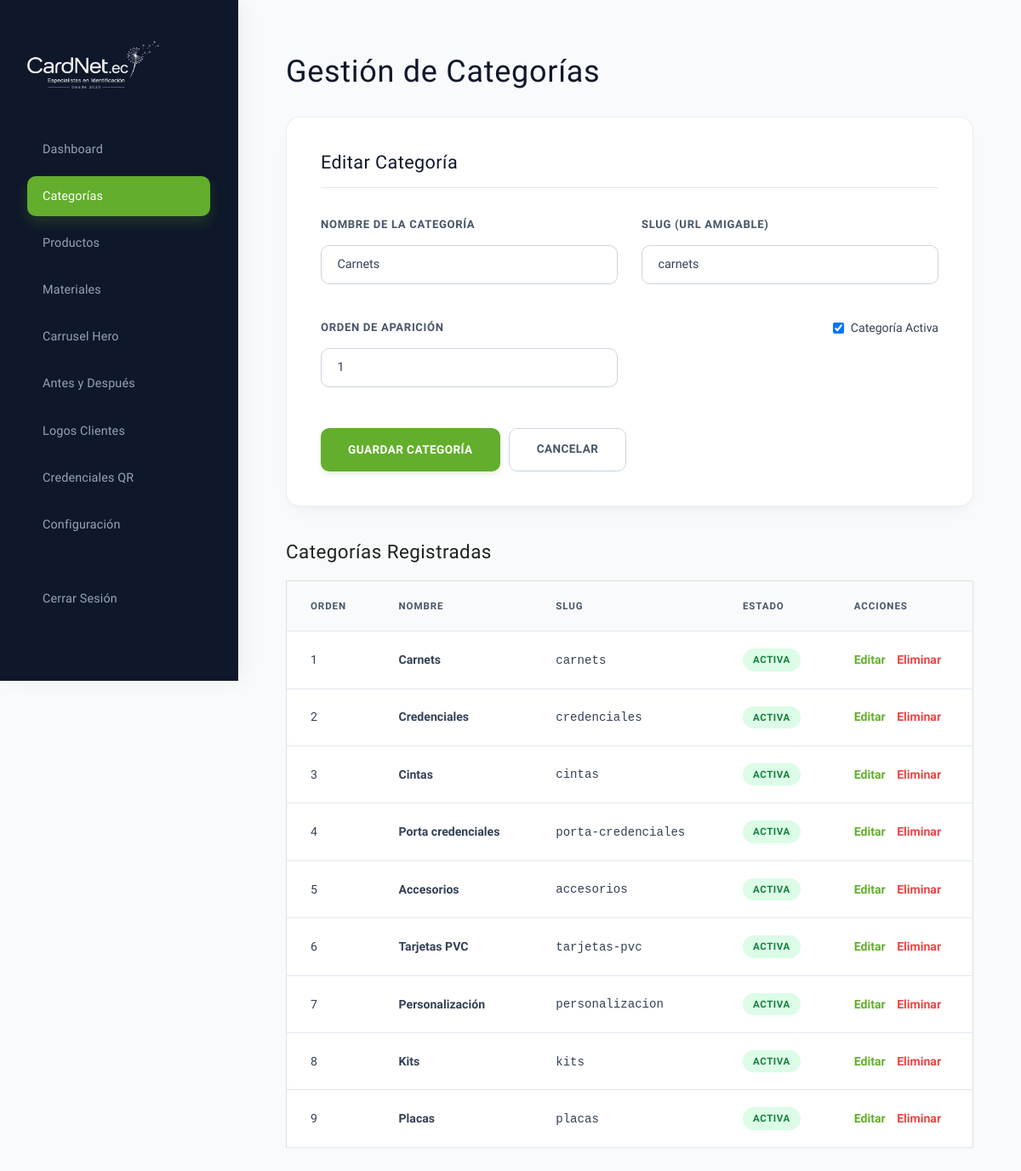
The page /admin/categorias.php?edit=1 (signed in) on the database its author committed.
### tables this page shows
CREATE TABLE IF NOT EXISTS `categorias` (
  `id` int(11) NOT NULL AUTO_INCREMENT,
  `name` varchar(100) NOT NULL,
  `slug` varchar(100) NOT NULL UNIQUE,
  `order_val` int(11) DEFAULT 0,
  `is_active` tinyint(1) DEFAULT 1,
  PRIMARY KEY (`id`)
);

### admin/categorias.php (the view, shortened to what this page needs)
<?php
require_once '../db.php';
$categorias = $pdo->query("SELECT * FROM categorias ORDER BY order_val ASC")->fetchAll();
$edit_cat = null;
if (isset($_GET['edit'])) {
    $edit_id = (int)$_GET['edit'];
    $stmt = $pdo->prepare("SELECT * FROM categorias WHERE id = ?");
    $stmt->execute([$edit_id]);
    $edit_cat = $stmt->fetch();
}
?>
<!DOCTYPE html>
<html lang="es">
<head>
    <link rel="stylesheet" href="../css/base.css?v=2.0">
    <link rel="stylesheet" href="../css/layout.css?v=2.0">
    <link rel="stylesheet" href="../css/components.css?v=2.0">
    <link rel="stylesheet" href="../css/admin.css?v=2.0">
</head>
<body>
    <div class="sidebar">
        <img src="../images/logo.png?v=2.0" alt="CardNet Logo" class="sidebar-logo">
        <nav class="nav-admin">
            <a href="index.php" class="nav-admin-link">Dashboard</a>
            <a href="categorias.php" class="nav-admin-link active">Categorías</a>
            <a href="productos.php" class="nav-admin-link">Productos</a>
            <a href="materiales.php" class="nav-admin-link">Materiales</a>
            <a href="carrusel.php" class="nav-admin-link">Carrusel Hero</a>
            <a href="antes-despues.php" class="nav-admin-link">Antes y Después</a>
            <a href="clientes.php" class="nav-admin-link">Logos Clientes</a>
            <a href="credenciales.php" class="nav-admin-link">Credenciales QR</a>
            <a href="configuracion.php" class="nav-admin-link">Configuración</a>
            <a href="logout.php" class="nav-admin-link" style="margin-top: 2rem; color: #FCA5A5;">Cerrar Sesión</a>
        </nav>
    </div>
    <div class="main-content">
        <h1 style="font-family: var(--font-heading); margin-bottom: 1.5rem; font-size: 2rem;">Gestión de Categorías</h1>
        <div class="form-container">
            <h2 style="font-family: var(--font-heading); margin-bottom: 1.5rem; font-size: 1.25rem;">
                <?php echo $edit_cat ? 'Editar Categoría' : 'Añadir Nueva Categoría'; ?>
            </h2>
            <form method="POST" action="categorias.php">
                <div class="grid-2">
                    <div class="form-group">
                        <label class="form-label" for="name">Nombre de la Categoría</label>
                        <input class="form-input" type="text" name="name" id="name" required value="<?php echo $edit_cat ? htmlspecialchars($edit_cat['name']) : ''; ?>">
                    </div>
                    <div class="form-group">
                        <label class="form-label" for="slug">Slug (URL amigable)</label>
                        <input class="form-input" type="text" name="slug" id="slug" value="<?php echo $edit_cat ? htmlspecialchars($edit_cat['slug']) : ''; ?>">
                    </div>
                </div>
                <div class="grid-2" style="margin-top: 1rem;">
                    <div class="form-group">
                        <label class="form-label" for="order_val">Orden de Aparición</label>
                        <input class="form-input" type="number" name="order_val" id="order_val" value="<?php echo $edit_cat ? (int)$edit_cat['order_val'] : '0'; ?>">
                    </div>
                    <div class="form-group" style="display: flex; align-items: flex-end; padding-bottom: 10px;">
                        <label style="display: flex; align-items: center; gap: 8px; font-size: 0.88rem; cursor: pointer;">
                            <input type="checkbox" name="is_active" <?php echo (!$edit_cat || $edit_cat['is_active']) ? 'checked' : ''; ?>> Categoría Activa
                        </label>
                    </div>
                </div>
                <div style="margin-top: 1.5rem; display: flex; gap: 10px;">
                    <button class="btn btn-primary" type="submit">Guardar Categoría</button>
                    <?php if ($edit_cat): ?>
                        <a href="categorias.php" class="btn btn-secondary">Cancelar</a>
                    <?php endif; ?>
                </div>
            </form>
        </div>
        <h2 style="font-family: var(--font-heading); margin-bottom: 1.25rem; font-size: 1.4rem;">Categorías Registradas</h2>
        <table>
            <thead>
                <tr>
                    <th>Orden</th>
                    <th>Nombre</th>
                    <th>Slug</th>
                    <th>Estado</th>
                    <th>Acciones</th>
                </tr>
            </thead>
            <tbody>
                <?php foreach ($categorias as $cat): ?>
                    <tr>
                        <td><?php echo (int)$cat['order_val']; ?></td>
                        <td><strong><?php echo htmlspecialchars($cat['name']); ?></strong></td>
                        <td><code><?php echo htmlspecialchars($cat['slug']); ?></code></td>
                        <td>
                            <span class="badge <?php echo $cat['is_active'] ? 'badge-success' : 'badge-danger'; ?>" style="font-size: 0.7rem; border-radius: 4px; padding: 2px 6px;">
                                <?php echo $cat['is_active'] ? 'Activa' : 'Inactiva'; ?>
                            </span>
                        </td>
                        <td>
                            <a href="categorias.php?edit=<?php echo $cat['id']; ?>" style="color: var(--primary); text-decoration: none; font-weight: bold; margin-right: 10px;">Editar</a>
                            <a href="categorias.php?delete=<?php echo $cat['id']; ?>" onclick="return confirm('¿Seguro que deseas eliminar esta categoría?')" style="color: #EF4444; text-decoration: none; font-weight: bold;">Eliminar</a>
                        </td>
                    </tr>
                <?php endforeach; ?>
            </tbody>
        </table>
    </div>
</body>
</html>

### css/base.css (style rules this page uses)
:root { --primary: #63AE2C; --primary-hover: #508E22; --primary-light: rgba(99, 174, 44, 0.05); --dark: #1E221C; --dark-alt: #2D3329; --light: #FCFDFB; --surface-light: #F2F5F0; --border: #DCE2D8; --accent-gold: #BAAF1A; --font-heading: 'Marcellus', serif; --font-body: 'Work Sans', system-ui, -apple-system, sans-serif; --text-main: #1E221C; --text-muted: #5C6558; --text-light: #FCFDFB; --space-xs: clamp(0.5rem, 1vw, 0.75rem); --space-sm: clamp(0.85rem, 1.8vw, 1.15rem); --space-md: clamp(1.5rem, 3.5vw, 2.25rem); --space-lg: clamp(2.5rem, 5vw, 4rem); --space-xl: clamp(4.5rem, 8vw, 6.5rem); --radius-sm: 2px; --radius-md: 4px; --radius-lg: 8px; --shadow-sm: 0 1px 2px rgba(30, 34, 28, 0.02); --shadow-md: 0 4px 10px rgba(30, 34, 28, 0.03); --shadow-lg: 0 10px 20px rgba(30, 34, 28, 0.04); --transition-smooth: all 0.35s cubic-bezier(0.215, 0.61, 0.355, 1); --transition-fast: all 0.15s ease-out; }
*, *::before, *::after { box-sizing: border-box; margin: 0; padding: 0; }
html { scroll-behavior: smooth; font-size: 16px; -webkit-text-size-adjust: 100%; }
body { background-color: var(--light); color: var(--text-main); font-family: var(--font-body); line-height: 1.6; overflow-x: hidden; }
a { color: inherit; text-decoration: none; transition: var(--transition-fast); font-family: var(--font-body); }
img, svg { display: block; max-width: 100%; height: auto; }
button, input, select, textarea { font-family: var(--font-body); font-size: inherit; color: inherit; background: none; border: none; }
button { cursor: pointer; }
h1, h2, h3, h4, h5, h6 { font-family: var(--font-heading); font-weight: 400; line-height: 1.1; color: var(--dark); letter-spacing: 0.02em; }
h1 { font-size: clamp(32px, 4.5vw, 54px); line-height: 1.15; }
h2 { font-size: clamp(24px, 3.2vw, 38px); line-height: 1.2; }

### css/layout.css (style rules this page uses)
.grid-2, .grid-3, .grid-4 { display: grid; grid-template-columns: 1fr; gap: var(--space-sm); }
@media (min-width: 768px) { .grid-2 { grid-template-columns: repeat(2, 1fr); gap: var(--space-md); } }

### css/components.css (style rules this page uses)
.btn { display: inline-flex; align-items: center; justify-content: center; padding: 0.8rem 1.75rem; border-radius: var(--radius-sm); font-family: var(--font-body); font-weight: 600; font-size: 0.85rem; transition: var(--transition-fast); border: 1px solid transparent; cursor: pointer; text-align: center; letter-spacing: 0.02em; text-transform: uppercase; }
.btn-primary { background-color: var(--primary); color: var(--light); }
.btn-secondary { background-color: transparent; color: var(--dark); border-color: var(--border); }
.form-group { margin-bottom: 1.25rem; }
.form-label { display: block; font-size: 0.75rem; font-weight: 500; margin-bottom: 0.35rem; color: var(--dark); text-transform: uppercase; letter-spacing: 0.05em; }
.form-input, .form-select, .form-textarea { width: 100%; padding: 10px 14px; background-color: var(--light); border: 1px solid var(--border); border-radius: var(--radius-sm); font-family: var(--font-body); font-size: 0.88rem; transition: var(--transition-fast); }

### admin/categorias.php (style rules this page uses)
body { font-family: 'Work Sans', sans-serif; background-color: var(--surface-light); margin: 0; display: flex; }
.sidebar { width: 250px; background-color: var(--dark-alt); color: white; min-height: 100vh; padding: 2rem 1.5rem; box-sizing: border-box; }
.sidebar-logo { max-width: 140px; margin-bottom: 2rem; filter: brightness(0) invert(1); }
.nav-admin { display: flex; flex-direction: column; gap: 10px; }
.nav-admin-link { color: rgba(255,255,255,0.7); text-decoration: none; padding: 10px 15px; border-radius: var(--radius-sm); font-size: 0.9rem; font-weight: 500; transition: var(--transition-fast); }
.nav-admin-link:hover, .nav-admin-link.active { color: white; background-color: var(--primary); }
.main-content { flex-grow: 1; padding: 3rem; box-sizing: border-box; }
.form-container { background-color: white; border: 1px solid var(--border); border-radius: var(--radius-md); padding: 2rem; margin-bottom: 2rem; }
table { width: 100%; border-collapse: collapse; text-align: left; background-color: white; border: 1px solid var(--border); border-radius: var(--radius-md); }
th, td { padding: 1rem; border-bottom: 1px solid var(--border); font-size: 0.88rem; }
th { background-color: var(--surface-light); }

### rows shown on the page
categorias: name "Carnets", slug "carnets", order_val "1", is_active "☑", shows "ACTIVA"
categorias: order_val "2", name "Credenciales", slug "credenciales", is_active "ACTIVA"
categorias: order_val "3", name "Cintas", slug "cintas", is_active "ACTIVA"
categorias: order_val "4", name "Porta credenciales", slug "porta-credenciales", is_active "ACTIVA"
categorias: order_val "5", name "Accesorios", slug "accesorios", is_active "ACTIVA"
categorias: order_val "6", name "Tarjetas PVC", slug "tarjetas-pvc", is_active "ACTIVA"
categorias: order_val "7", name "Personalización", slug "personalizacion", is_active "ACTIVA"
categorias: order_val "8", name "Kits", slug "kits", is_active "ACTIVA"
categorias: order_val "9", name "Placas", slug "placas", is_active "ACTIVA"
